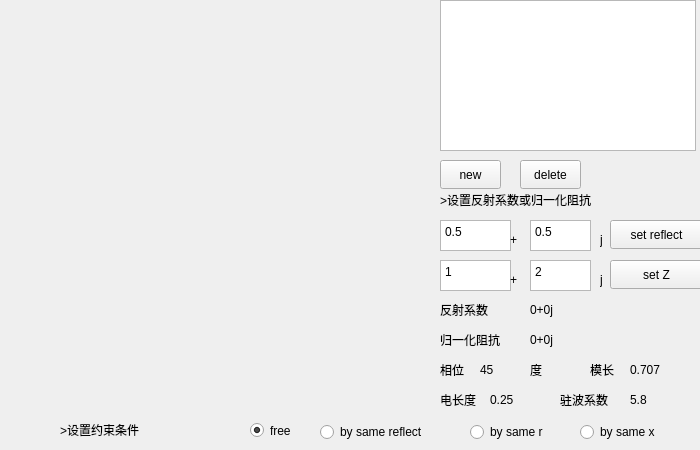
<?xml version="1.0" encoding="UTF-8"?>
<ui version="4.0">
 <class>mainWidget</class>
 <widget class="QWidget" name="mainWidget">
  <property name="geometry">
   <rect>
    <x>0</x>
    <y>0</y>
    <width>700</width>
    <height>450</height>
   </rect>
  </property>
  <property name="windowTitle">
   <string>mainWidget</string>
  </property>
  <widget class="QPushButton" name="pushButton">
   <property name="geometry">
    <rect>
     <x>610</x>
     <y>220</y>
     <width>93</width>
     <height>29</height>
    </rect>
   </property>
   <property name="text">
    <string>set reflect</string>
   </property>
  </widget>
  <widget class="QPushButton" name="pushButton_2">
   <property name="geometry">
    <rect>
     <x>610</x>
     <y>260</y>
     <width>93</width>
     <height>29</height>
    </rect>
   </property>
   <property name="text">
    <string>set Z</string>
   </property>
  </widget>
  <widget class="QLabel" name="label">
   <property name="geometry">
    <rect>
     <x>530</x>
     <y>300</y>
     <width>111</width>
     <height>20</height>
    </rect>
   </property>
   <property name="text">
    <string>0+0j</string>
   </property>
  </widget>
  <widget class="QLabel" name="label_2">
   <property name="geometry">
    <rect>
     <x>530</x>
     <y>330</y>
     <width>111</width>
     <height>20</height>
    </rect>
   </property>
   <property name="text">
    <string>0+0j</string>
   </property>
  </widget>
  <widget class="QRadioButton" name="radioButton">
   <property name="geometry">
    <rect>
     <x>320</x>
     <y>420</y>
     <width>141</width>
     <height>24</height>
    </rect>
   </property>
   <property name="text">
    <string>by same reflect</string>
   </property>
  </widget>
  <widget class="QRadioButton" name="radioButton_2">
   <property name="geometry">
    <rect>
     <x>470</x>
     <y>420</y>
     <width>101</width>
     <height>24</height>
    </rect>
   </property>
   <property name="text">
    <string>by same r</string>
   </property>
  </widget>
  <widget class="QRadioButton" name="radioButton_3">
   <property name="geometry">
    <rect>
     <x>580</x>
     <y>420</y>
     <width>111</width>
     <height>24</height>
    </rect>
   </property>
   <property name="text">
    <string>by same x</string>
   </property>
  </widget>
  <widget class="QRadioButton" name="radioButton_4">
   <property name="geometry">
    <rect>
     <x>250</x>
     <y>420</y>
     <width>71</width>
     <height>21</height>
    </rect>
   </property>
   <property name="text">
    <string>free</string>
   </property>
   <property name="checked">
    <bool>true</bool>
   </property>
  </widget>
  <widget class="QTextEdit" name="textEdit">
   <property name="geometry">
    <rect>
     <x>440</x>
     <y>220</y>
     <width>71</width>
     <height>31</height>
    </rect>
   </property>
   <property name="html">
    <string>&lt;!DOCTYPE HTML PUBLIC &quot;-//W3C//DTD HTML 4.0//EN&quot; &quot;http://www.w3.org/TR/REC-html40/strict.dtd&quot;&gt;
&lt;html&gt;&lt;head&gt;&lt;meta name=&quot;qrichtext&quot; content=&quot;1&quot; /&gt;&lt;meta charset=&quot;utf-8&quot; /&gt;&lt;style type=&quot;text/css&quot;&gt;
p, li { white-space: pre-wrap; }
hr { height: 1px; border-width: 0; }
&lt;/style&gt;&lt;/head&gt;&lt;body style=&quot; font-family:'Microsoft YaHei UI'; font-size:9pt; font-weight:400; font-style:normal;&quot;&gt;
&lt;p style=&quot; margin-top:0px; margin-bottom:0px; margin-left:0px; margin-right:0px; -qt-block-indent:0; text-indent:0px;&quot;&gt;0.5&lt;/p&gt;&lt;/body&gt;&lt;/html&gt;</string>
   </property>
  </widget>
  <widget class="QTextEdit" name="textEdit_2">
   <property name="geometry">
    <rect>
     <x>530</x>
     <y>220</y>
     <width>61</width>
     <height>31</height>
    </rect>
   </property>
   <property name="html">
    <string>&lt;!DOCTYPE HTML PUBLIC &quot;-//W3C//DTD HTML 4.0//EN&quot; &quot;http://www.w3.org/TR/REC-html40/strict.dtd&quot;&gt;
&lt;html&gt;&lt;head&gt;&lt;meta name=&quot;qrichtext&quot; content=&quot;1&quot; /&gt;&lt;meta charset=&quot;utf-8&quot; /&gt;&lt;style type=&quot;text/css&quot;&gt;
p, li { white-space: pre-wrap; }
hr { height: 1px; border-width: 0; }
&lt;/style&gt;&lt;/head&gt;&lt;body style=&quot; font-family:'Microsoft YaHei UI'; font-size:9pt; font-weight:400; font-style:normal;&quot;&gt;
&lt;p style=&quot; margin-top:0px; margin-bottom:0px; margin-left:0px; margin-right:0px; -qt-block-indent:0; text-indent:0px;&quot;&gt;0.5&lt;/p&gt;&lt;/body&gt;&lt;/html&gt;</string>
   </property>
  </widget>
  <widget class="QTextEdit" name="textEdit_3">
   <property name="geometry">
    <rect>
     <x>440</x>
     <y>260</y>
     <width>71</width>
     <height>31</height>
    </rect>
   </property>
   <property name="html">
    <string>&lt;!DOCTYPE HTML PUBLIC &quot;-//W3C//DTD HTML 4.0//EN&quot; &quot;http://www.w3.org/TR/REC-html40/strict.dtd&quot;&gt;
&lt;html&gt;&lt;head&gt;&lt;meta name=&quot;qrichtext&quot; content=&quot;1&quot; /&gt;&lt;meta charset=&quot;utf-8&quot; /&gt;&lt;style type=&quot;text/css&quot;&gt;
p, li { white-space: pre-wrap; }
hr { height: 1px; border-width: 0; }
&lt;/style&gt;&lt;/head&gt;&lt;body style=&quot; font-family:'Microsoft YaHei UI'; font-size:9pt; font-weight:400; font-style:normal;&quot;&gt;
&lt;p style=&quot; margin-top:0px; margin-bottom:0px; margin-left:0px; margin-right:0px; -qt-block-indent:0; text-indent:0px;&quot;&gt;1&lt;/p&gt;&lt;/body&gt;&lt;/html&gt;</string>
   </property>
  </widget>
  <widget class="QTextEdit" name="textEdit_4">
   <property name="geometry">
    <rect>
     <x>530</x>
     <y>260</y>
     <width>61</width>
     <height>31</height>
    </rect>
   </property>
   <property name="html">
    <string>&lt;!DOCTYPE HTML PUBLIC &quot;-//W3C//DTD HTML 4.0//EN&quot; &quot;http://www.w3.org/TR/REC-html40/strict.dtd&quot;&gt;
&lt;html&gt;&lt;head&gt;&lt;meta name=&quot;qrichtext&quot; content=&quot;1&quot; /&gt;&lt;meta charset=&quot;utf-8&quot; /&gt;&lt;style type=&quot;text/css&quot;&gt;
p, li { white-space: pre-wrap; }
hr { height: 1px; border-width: 0; }
&lt;/style&gt;&lt;/head&gt;&lt;body style=&quot; font-family:'Microsoft YaHei UI'; font-size:9pt; font-weight:400; font-style:normal;&quot;&gt;
&lt;p style=&quot; margin-top:0px; margin-bottom:0px; margin-left:0px; margin-right:0px; -qt-block-indent:0; text-indent:0px;&quot;&gt;2&lt;/p&gt;&lt;/body&gt;&lt;/html&gt;</string>
   </property>
  </widget>
  <widget class="QLabel" name="label_3">
   <property name="geometry">
    <rect>
     <x>510</x>
     <y>230</y>
     <width>16</width>
     <height>20</height>
    </rect>
   </property>
   <property name="text">
    <string>+</string>
   </property>
  </widget>
  <widget class="QLabel" name="label_4">
   <property name="geometry">
    <rect>
     <x>510</x>
     <y>270</y>
     <width>16</width>
     <height>20</height>
    </rect>
   </property>
   <property name="text">
    <string>+</string>
   </property>
  </widget>
  <widget class="QLabel" name="label_5">
   <property name="geometry">
    <rect>
     <x>600</x>
     <y>230</y>
     <width>16</width>
     <height>20</height>
    </rect>
   </property>
   <property name="text">
    <string>j</string>
   </property>
  </widget>
  <widget class="QLabel" name="label_6">
   <property name="geometry">
    <rect>
     <x>600</x>
     <y>270</y>
     <width>16</width>
     <height>20</height>
    </rect>
   </property>
   <property name="text">
    <string>j</string>
   </property>
  </widget>
  <widget class="QLabel" name="label_7">
   <property name="geometry">
    <rect>
     <x>440</x>
     <y>190</y>
     <width>191</width>
     <height>20</height>
    </rect>
   </property>
   <property name="text">
    <string>&gt;设置反射系数或归一化阻抗</string>
   </property>
  </widget>
  <widget class="QLabel" name="label_8">
   <property name="geometry">
    <rect>
     <x>60</x>
     <y>420</y>
     <width>111</width>
     <height>20</height>
    </rect>
   </property>
   <property name="text">
    <string>&gt;设置约束条件</string>
   </property>
  </widget>
  <widget class="QLabel" name="label_9">
   <property name="geometry">
    <rect>
     <x>440</x>
     <y>300</y>
     <width>61</width>
     <height>20</height>
    </rect>
   </property>
   <property name="text">
    <string>反射系数</string>
   </property>
  </widget>
  <widget class="QLabel" name="label_10">
   <property name="geometry">
    <rect>
     <x>440</x>
     <y>330</y>
     <width>81</width>
     <height>20</height>
    </rect>
   </property>
   <property name="text">
    <string>归一化阻抗</string>
   </property>
  </widget>
  <widget class="QLabel" name="label_11">
   <property name="geometry">
    <rect>
     <x>440</x>
     <y>360</y>
     <width>41</width>
     <height>20</height>
    </rect>
   </property>
   <property name="text">
    <string>相位</string>
   </property>
  </widget>
  <widget class="QLabel" name="label_12">
   <property name="geometry">
    <rect>
     <x>440</x>
     <y>390</y>
     <width>61</width>
     <height>20</height>
    </rect>
   </property>
   <property name="text">
    <string>电长度</string>
   </property>
  </widget>
  <widget class="QLabel" name="label_13">
   <property name="geometry">
    <rect>
     <x>480</x>
     <y>360</y>
     <width>51</width>
     <height>20</height>
    </rect>
   </property>
   <property name="text">
    <string>45</string>
   </property>
  </widget>
  <widget class="QLabel" name="label_14">
   <property name="geometry">
    <rect>
     <x>490</x>
     <y>390</y>
     <width>51</width>
     <height>20</height>
    </rect>
   </property>
   <property name="text">
    <string>0.25</string>
   </property>
  </widget>
  <widget class="QLabel" name="label_15">
   <property name="geometry">
    <rect>
     <x>530</x>
     <y>360</y>
     <width>21</width>
     <height>20</height>
    </rect>
   </property>
   <property name="text">
    <string>度</string>
   </property>
  </widget>
  <widget class="QPushButton" name="pushButton_3">
   <property name="geometry">
    <rect>
     <x>440</x>
     <y>160</y>
     <width>61</width>
     <height>29</height>
    </rect>
   </property>
   <property name="text">
    <string>new</string>
   </property>
  </widget>
  <widget class="QPushButton" name="pushButton_4">
   <property name="geometry">
    <rect>
     <x>520</x>
     <y>160</y>
     <width>61</width>
     <height>29</height>
    </rect>
   </property>
   <property name="text">
    <string>delete</string>
   </property>
  </widget>
  <widget class="QListWidget" name="listWidget">
   <property name="geometry">
    <rect>
     <x>440</x>
     <y>0</y>
     <width>256</width>
     <height>151</height>
    </rect>
   </property>
  </widget>
  <widget class="QLabel" name="label_16">
   <property name="geometry">
    <rect>
     <x>590</x>
     <y>360</y>
     <width>41</width>
     <height>20</height>
    </rect>
   </property>
   <property name="text">
    <string>模长</string>
   </property>
  </widget>
  <widget class="QLabel" name="label_17">
   <property name="geometry">
    <rect>
     <x>560</x>
     <y>390</y>
     <width>61</width>
     <height>20</height>
    </rect>
   </property>
   <property name="text">
    <string>驻波系数</string>
   </property>
  </widget>
  <widget class="QLabel" name="label_18">
   <property name="geometry">
    <rect>
     <x>630</x>
     <y>360</y>
     <width>61</width>
     <height>20</height>
    </rect>
   </property>
   <property name="text">
    <string>0.707</string>
   </property>
  </widget>
  <widget class="QLabel" name="label_19">
   <property name="geometry">
    <rect>
     <x>630</x>
     <y>390</y>
     <width>61</width>
     <height>20</height>
    </rect>
   </property>
   <property name="text">
    <string>5.8</string>
   </property>
  </widget>
 </widget>
 <resources/>
 <connections/>
</ui>
